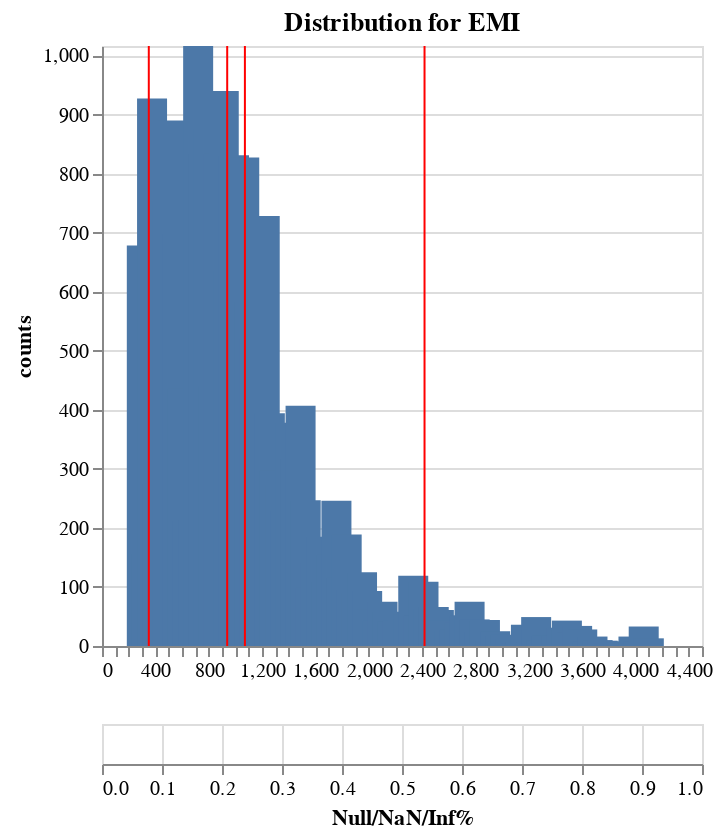

Write notebook code for a chart like this one.
### Code cell
# Again, you can provide a filter expression, which will be applied upfront
# You can see how because of this filter expression, null and extreme values are removed
df_bins, plot = dia.plot_dist(
    "EMI", 
    n_bins=100, 
    density=False, 
    filter_by = pl.col("EMI").is_between(pl.col("EMI").quantile(0.01), pl.col("EMI").quantile(0.99)),
)
plot

### Figure 1 — Vega specification as saved in the notebook (floating-point values rounded to 4 significant figures)
{"$schema": "https://vega.github.io/schema/vega/v5.json", "data": [{"name": "source_0", "values": [{"counts": 678, "counts_end": 678.0, "counts_start": 0.0, "cuts": 298.6}, {"counts": 157, "counts_end": 157.0, "counts_start": 0.0, "cuts": 337.0}, {"counts": 927, "counts_end": 927.0, "counts_start": 0.0, "cuts": 375.4}, {"counts": 275, "counts_end": 275.0, "counts_start": 0.0, "cuts": 413.8}, {"counts": 312, "counts_end": 312.0, "counts_start": 0.0, "cuts": 452.3}, {"counts": 755, "counts_end": 755.0, "counts_start": 0.0, "cuts": 490.7}, {"counts": 890, "counts_end": 890.0, "counts_start": 0.0, "cuts": 529.1}, {"counts": 698, "counts_end": 698.0, "counts_start": 0.0, "cuts": 567.5}, {"counts": 436, "counts_end": 436.0, "counts_start": 0.0, "cuts": 605.9}, {"counts": 213, "counts_end": 213.0, "counts_start": 0.0, "cuts": 644.3}, {"counts": 213, "counts_end": 213.0, "counts_start": 0.0, "cuts": 682.7}, {"counts": 1016, "counts_end": 1016.0, "counts_start": 0.0, "cuts": 721.1}, {"counts": 833, "counts_end": 833.0, "counts_start": 0.0, "cuts": 759.5}, {"counts": 874, "counts_end": 874.0, "counts_start": 0.0, "cuts": 797.9}, {"counts": 440, "counts_end": 440.0, "counts_start": 0.0, "cuts": 836.4}, {"counts": 834, "counts_end": 834.0, "counts_start": 0.0, "cuts": 874.8}, {"counts": 940, "counts_end": 940.0, "counts_start": 0.0, "cuts": 913.2}, {"counts": 635, "counts_end": 635.0, "counts_start": 0.0, "cuts": 951.6}, {"counts": 831, "counts_end": 831.0, "counts_start": 0.0, "cuts": 990.0}, {"counts": 640, "counts_end": 640.0, "counts_start": 0.0, "cuts": 1028.0}, {"counts": 827, "counts_end": 827.0, "counts_start": 0.0, "cuts": 1067.0}, {"counts": 583, "counts_end": 583.0, "counts_start": 0.0, "cuts": 1105.0}, {"counts": 520, "counts_end": 520.0, "counts_start": 0.0, "cuts": 1144.0}, {"counts": 603, "counts_end": 603.0, "counts_start": 0.0, "cuts": 1182.0}, {"counts": 728, "counts_end": 728.0, "counts_start": 0.0, "cuts": 1220.0}, {"counts": 394, "counts_end": 394.0, "counts_start": 0.0, "cuts": 1259.0}, {"counts": 297, "counts_end": 297.0, "counts_start": 0.0, "cuts": 1297.0}, {"counts": 273, "counts_end": 273.0, "counts_start": 0.0, "cuts": 1336.0}, {"counts": 230, "counts_end": 230.0, "counts_start": 0.0, "cuts": 1374.0}, {"counts": 378, "counts_end": 378.0, "counts_start": 0.0, "cuts": 1413.0}, {"counts": 317, "counts_end": 317.0, "counts_start": 0.0, "cuts": 1451.0}, {"counts": 407, "counts_end": 407.0, "counts_start": 0.0, "cuts": 1489.0}, {"counts": 247, "counts_end": 247.0, "counts_start": 0.0, "cuts": 1528.0}, {"counts": 99, "counts_end": 99.0, "counts_start": 0.0, "cuts": 1566.0}, {"counts": 141, "counts_end": 141.0, "counts_start": 0.0, "cuts": 1605.0}, {"counts": 185, "counts_end": 185.0, "counts_start": 0.0, "cuts": 1643.0}, {"counts": 109, "counts_end": 109.0, "counts_start": 0.0, "cuts": 1681.0}, {"counts": 155, "counts_end": 155.0, "counts_start": 0.0, "cuts": 1720.0}, {"counts": 246, "counts_end": 246.0, "counts_start": 0.0, "cuts": 1758.0}, {"counts": 116, "counts_end": 116.0, "counts_start": 0.0, "cuts": 1797.0}, {"counts": 189, "counts_end": 189.0, "counts_start": 0.0, "cuts": 1835.0}, {"counts": 96, "counts_end": 96.0, "counts_start": 0.0, "cuts": 1873.0}, {"counts": 91, "counts_end": 91.0, "counts_start": 0.0, "cuts": 1912.0}, {"counts": 125, "counts_end": 125.0, "counts_start": 0.0, "cuts": 1950.0}, {"counts": 93, "counts_end": 93.0, "counts_start": 0.0, "cuts": 1989.0}, {"counts": 62, "counts_end": 62.0, "counts_start": 0.0, "cuts": 2027.0}, {"counts": 43, "counts_end": 43.0, "counts_start": 0.0, "cuts": 2065.0}, {"counts": 75, "counts_end": 75.0, "counts_start": 0.0, "cuts": 2104.0}, {"counts": 58, "counts_end": 58.0, "counts_start": 0.0, "cuts": 2142.0}, {"counts": 42, "counts_end": 42.0, "counts_start": 0.0, "cuts": 2181.0}, {"counts": 43, "counts_end": 43.0, "counts_start": 0.0, "cuts": 2219.0}, {"counts": 44, "counts_end": 44.0, "counts_start": 0.0, "cuts": 2258.0}, {"counts": 54, "counts_end": 54.0, "counts_start": 0.0, "cuts": 2296.0}, {"counts": 119, "counts_end": 119.0, "counts_start": 0.0, "cuts": 2334.0}, {"counts": 52, "counts_end": 52.0, "counts_start": 0.0, "cuts": 2373.0}, {"counts": 109, "counts_end": 109.0, "counts_start": 0.0, "cuts": 2411.0}, {"counts": 63, "counts_end": 63.0, "counts_start": 0.0, "cuts": 2450.0}, {"counts": 66, "counts_end": 66.0, "counts_start": 0.0, "cuts": 2488.0}, {"counts": 61, "counts_end": 61.0, "counts_start": 0.0, "cuts": 2526.0}, {"counts": 43, "counts_end": 43.0, "counts_start": 0.0, "cuts": 2565.0}, {"counts": 24, "counts_end": 24.0, "counts_start": 0.0, "cuts": 2603.0}, {"counts": 28, "counts_end": 28.0, "counts_start": 0.0, "cuts": 2642.0}, {"counts": 40, "counts_end": 40.0, "counts_start": 0.0, "cuts": 2680.0}, {"counts": 52, "counts_end": 52.0, "counts_start": 0.0, "cuts": 2718.0}, {"counts": 75, "counts_end": 75.0, "counts_start": 0.0, "cuts": 2757.0}, {"counts": 45, "counts_end": 45.0, "counts_start": 0.0, "cuts": 2795.0}, {"counts": 24, "counts_end": 24.0, "counts_start": 0.0, "cuts": 2834.0}, {"counts": 44, "counts_end": 44.0, "counts_start": 0.0, "cuts": 2872.0}, {"counts": 9, "counts_end": 9.0, "counts_start": 0.0, "cuts": 2910.0}, {"counts": 25, "counts_end": 25.0, "counts_start": 0.0, "cuts": 2949.0}, {"counts": 17, "counts_end": 17.0, "counts_start": 0.0, "cuts": 2987.0}, {"counts": 19, "counts_end": 19.0, "counts_start": 0.0, "cuts": 3026.0}, {"counts": 11, "counts_end": 11.0, "counts_start": 0.0, "cuts": 3064.0}, {"counts": 5, "counts_end": 5.0, "counts_start": 0.0, "cuts": 3103.0}, {"counts": 7, "counts_end": 7.0, "counts_start": 0.0, "cuts": 3141.0}, {"counts": 36, "counts_end": 36.0, "counts_start": 0.0, "cuts": 3179.0}, {"counts": 6, "counts_end": 6.0, "counts_start": 0.0, "cuts": 3218.0}, {"counts": 49, "counts_end": 49.0, "counts_start": 0.0, "cuts": 3256.0}, {"counts": 10, "counts_end": 10.0, "counts_start": 0.0, "cuts": 3295.0}, {"counts": 18, "counts_end": 18.0, "counts_start": 0.0, "cuts": 3333.0}, {"counts": 14, "counts_end": 14.0, "counts_start": 0.0, "cuts": 3371.0}, {"counts": 17, "counts_end": 17.0, "counts_start": 0.0, "cuts": 3410.0}, {"counts": 31, "counts_end": 31.0, "counts_start": 0.0, "cuts": 3448.0}, {"counts": 43, "counts_end": 43.0, "counts_start": 0.0, "cuts": 3487.0}, {"counts": 23, "counts_end": 23.0, "counts_start": 0.0, "cuts": 3525.0}, {"counts": 34, "counts_end": 34.0, "counts_start": 0.0, "cuts": 3563.0}, {"counts": 28, "counts_end": 28.0, "counts_start": 0.0, "cuts": 3602.0}, {"counts": 8, "counts_end": 8.0, "counts_start": 0.0, "cuts": 3640.0}, {"counts": 16, "counts_end": 16.0, "counts_start": 0.0, "cuts": 3679.0}, {"counts": 10, "counts_end": 10.0, "counts_start": 0.0, "cuts": 3717.0}, {"counts": 9, "counts_end": 9.0, "counts_start": 0.0, "cuts": 3756.0}, {"counts": 5, "counts_end": 5.0, "counts_start": 0.0, "cuts": 3794.0}, {"counts": 6, "counts_end": 6.0, "counts_start": 0.0, "cuts": 3832.0}, {"counts": 4, "counts_end": 4.0, "counts_start": 0.0, "cuts": 3871.0}, {"counts": 8, "counts_end": 8.0, "counts_start": 0.0, "cuts": 3909.0}, {"counts": 1, "counts_end": 1.0, "counts_start": 0.0, "cuts": 3948.0}, {"counts": 16, "counts_end": 16.0, "counts_start": 0.0, "cuts": 3986.0}, {"counts": 8, "counts_end": 8.0, "counts_start": 0.0, "cuts": 4024.0}, {"counts": 33, "counts_end": 33.0, "counts_start": 0.0, "cuts": 4063.0}, {"counts": 13, "counts_end": 13.0, "counts_start": 0.0, "cuts": 4101.0}]}, {"name": "source_1", "values": [{"names": "p5", "stats": 351.0}, {"names": "p50", "stats": 939.0}, {"names": "avg", "stats": 1072.0}, {"names": "p95", "stats": 2419.0}]}, {"name": "source_2", "values": [{"Null/NaN/Inf%": 0.0, "Null/NaN/Inf%_end": 0.0, "Null/NaN/Inf%_start": 0.0}]}], "signals": [{"name": "concat_0_height", "value": 300}, {"name": "concat_1_height", "value": 20}], "marks": [{"type": "group", "name": "concat_0_group", "encode": {"update": {"height": {"signal": "concat_0_height"}, "width": {"signal": "width"}}}, "marks": [{"type": "rect", "name": "concat_0_layer_0_marks", "from": {"data": "source_0"}, "encode": {"update": {"y2": {"field": "counts_start", "scale": "concat_0_y"}, "xc": {"field": "cuts", "scale": "concat_0_x"}, "tooltip": {"signal": "{\"CutValue\": format(datum[\"cuts\"], \"\"), \"counts\": format(datum[\"counts\"], \"\")}"}, "y": {"field": "counts_end", "scale": "concat_0_y"}, "fill": {"value": "#4c78a8"}, "width": {"value": 15}}}, "style": ["bar"]}, {"type": "rule", "name": "concat_0_layer_1_marks", "from": {"data": "source_1"}, "encode": {"update": {"y": {"value": 0}, "y2": {"field": {"signal": null, "datum": null, "group": "height", "parent": null}}, "stroke": {"value": "red"}, "tooltip": {"signal": "{\"Stats\": isValid(datum[\"names\"]) ? datum[\"names\"] : \"\"+datum[\"names\"], \"Value\": format(datum[\"stats\"], \"\")}"}, "x": {"field": "stats", "scale": "concat_0_x"}}}, "style": ["rule"]}], "axes": [{"scale": "concat_0_y", "gridScale": "concat_0_x", "orient": "left", "tickCount": {"signal": "ceil(concat_0_height/40)"}, "zindex": 0, "ticks": false, "labels": false, "aria": false, "domain": false, "maxExtent": 0, "grid": true, "minExtent": 0}, {"scale": "concat_0_x", "labelFlush": true, "zindex": 0, "labelOverlap": true, "tickCount": 50, "grid": false, "orient": "bottom"}, {"scale": "concat_0_y", "tickCount": {"signal": "ceil(concat_0_height/40)"}, "title": "counts", "grid": false, "orient": "left", "labelOverlap": true, "zindex": 0}], "title": {"text": "Distribution for EMI", "frame": "group"}, "style": "cell"}, {"type": "group", "name": "concat_1_group", "encode": {"update": {"width": {"signal": "width"}, "height": {"signal": "concat_1_height"}}}, "signals": [{"name": "height", "update": "concat_1_height"}], "marks": [{"type": "rect", "name": "concat_1_marks", "from": {"data": "source_2"}, "encode": {"update": {"x2": {"field": "Null/NaN/Inf%_start", "scale": "concat_1_x"}, "x": {"field": "Null/NaN/Inf%_end", "scale": "concat_1_x"}, "opacity": {"value": 0.5}, "tooltip": {"signal": "{\"Null/NaN/Inf%\": format(datum[\"Null/NaN/Inf%\"], \"\")}"}, "height": {"signal": "0.9 * height"}, "yc": {"signal": "concat_1_height", "mult": 0.5}, "fill": {"value": "#4c78a8"}}}, "style": ["bar"]}], "axes": [{"scale": "concat_1_x", "orient": "bottom", "grid": true, "labels": false, "zindex": 0, "tickCount": {"signal": "ceil(width/40)"}, "ticks": false, "domain": false, "maxExtent": 0, "aria": false, "minExtent": 0}, {"scale": "concat_1_x", "zindex": 0, "labelFlush": true, "labelOverlap": true, "grid": false, "title": "Null/NaN/Inf%", "orient": "bottom", "tickCount": {"signal": "ceil(width/40)"}}], "style": "cell"}], "scales": [{"name": "concat_0_x", "type": "linear", "domain": {"fields": [{"data": "source_0", "field": "cuts"}, {"data": "source_1", "field": "stats"}]}, "range": [0, {"signal": "width"}], "zero": false, "nice": true, "padding": 5}, {"name": "concat_0_y", "type": "linear", "domain": {"data": "source_0", "fields": ["counts_start", "counts_end"]}, "range": [{"signal": "concat_0_height"}, 0], "domainMin": 0, "zero": true}, {"name": "concat_1_x", "type": "linear", "domain": [0, 1], "range": [0, {"signal": "width"}], "zero": true}], "width": 300, "layout": {"padding": 20, "columns": 1, "bounds": "full", "align": "each"}, "background": "white", "padding": 5}
